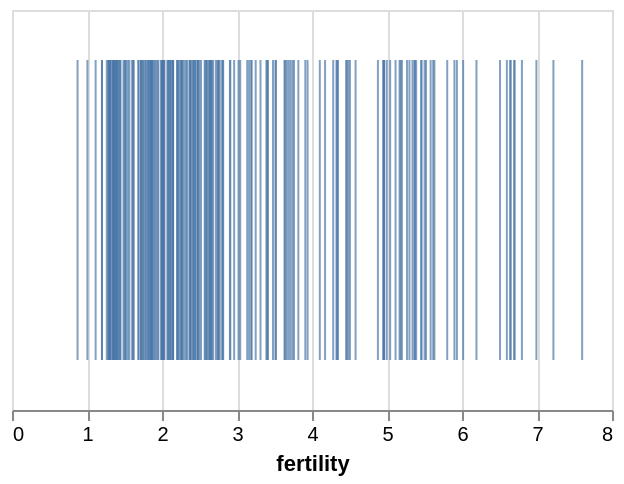

The notebook cell this image was saved under:
### Markdown cell above
### Solution B
using filters

### Code cell
alt.Chart(df).transform_filter(
    'datum.Year==2006'
).mark_tick().encode(
    x = alt.X('fertility:Q'),
    tooltip=['fertility:Q','Country:N']
).properties(height=200)

### Figure 1 — Vega-Lite specification as saved in the notebook (floating-point values rounded to 4 significant figures; data arrays with more than 128 entries replaced by an {"elided": "..."} marker saying what was removed)
{"config": {"view": {"continuousWidth": 300, "continuousHeight": 300}}, "data": {"name": "data-b08f1a2d01964b303599fae51ba5260f"}, "mark": {"type": "tick"}, "encoding": {"tooltip": [{"field": "fertility", "type": "quantitative"}, {"field": "Country", "type": "nominal"}], "x": {"field": "fertility", "type": "quantitative"}}, "height": 200, "transform": [{"filter": "datum.Year==2006"}], "$schema": "https://vega.github.io/schema/vega-lite/v5.20.1.json", "datasets": {"data-b08f1a2d01964b303599fae51ba5260f": {"elided": "10111 records"}}}
